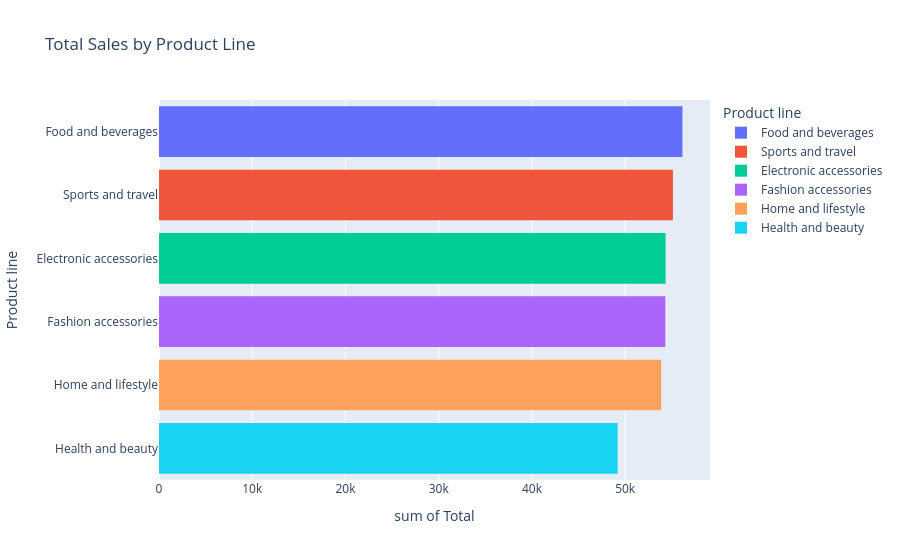

Notebook code cell kept with this figure:
### Markdown cell above
#### Which product lines generate the highest total sales?

### Code cell
Product_line = df.groupby('Product line')['Total'].sum().sort_values(ascending=False).reset_index()
px.histogram(data_frame=Product_line, x='Total', y='Product line', color='Product line', title='Total Sales by Product Line')

### Figure 1 — Plotly figure (JSON) as saved in the notebook; plotly's stock layout.template omitted (floating-point values rounded to 4 significant figures)
{"data": [{"bingroup": "y", "histfunc": "sum", "hovertemplate": "Product line=%{y}<br>sum of Total=%{x}<extra></extra>", "legendgroup": "Food and beverages", "marker": {"color": "#636efa", "pattern": {"shape": ""}}, "name": "Food and beverages", "orientation": "h", "showlegend": true, "type": "histogram", "x": [56140.0], "xaxis": "x", "y": ["Food and beverages"], "yaxis": "y"}, {"bingroup": "y", "histfunc": "sum", "hovertemplate": "Product line=%{y}<br>sum of Total=%{x}<extra></extra>", "legendgroup": "Sports and travel", "marker": {"color": "#EF553B", "pattern": {"shape": ""}}, "name": "Sports and travel", "orientation": "h", "showlegend": true, "type": "histogram", "x": [55120.0], "xaxis": "x", "y": ["Sports and travel"], "yaxis": "y"}, {"bingroup": "y", "histfunc": "sum", "hovertemplate": "Product line=%{y}<br>sum of Total=%{x}<extra></extra>", "legendgroup": "Electronic accessories", "marker": {"color": "#00cc96", "pattern": {"shape": ""}}, "name": "Electronic accessories", "orientation": "h", "showlegend": true, "type": "histogram", "x": [54340.0], "xaxis": "x", "y": ["Electronic accessories"], "yaxis": "y"}, {"bingroup": "y", "histfunc": "sum", "hovertemplate": "Product line=%{y}<br>sum of Total=%{x}<extra></extra>", "legendgroup": "Fashion accessories", "marker": {"color": "#ab63fa", "pattern": {"shape": ""}}, "name": "Fashion accessories", "orientation": "h", "showlegend": true, "type": "histogram", "x": [54310.0], "xaxis": "x", "y": ["Fashion accessories"], "yaxis": "y"}, {"bingroup": "y", "histfunc": "sum", "hovertemplate": "Product line=%{y}<br>sum of Total=%{x}<extra></extra>", "legendgroup": "Home and lifestyle", "marker": {"color": "#FFA15A", "pattern": {"shape": ""}}, "name": "Home and lifestyle", "orientation": "h", "showlegend": true, "type": "histogram", "x": [53860.0], "xaxis": "x", "y": ["Home and lifestyle"], "yaxis": "y"}, {"bingroup": "y", "histfunc": "sum", "hovertemplate": "Product line=%{y}<br>sum of Total=%{x}<extra></extra>", "legendgroup": "Health and beauty", "marker": {"color": "#19d3f3", "pattern": {"shape": ""}}, "name": "Health and beauty", "orientation": "h", "showlegend": true, "type": "histogram", "x": [49190.0], "xaxis": "x", "y": ["Health and beauty"], "yaxis": "y"}], "layout": {"barmode": "relative", "legend": {"title": {"text": "Product line"}, "tracegroupgap": 0}, "title": {"text": "Total Sales by Product Line"}, "xaxis": {"anchor": "y", "domain": [0, 1], "title": {"text": "sum of Total"}}, "yaxis": {"anchor": "x", "categoryarray": ["Health and beauty", "Home and lifestyle", "Fashion accessories", "Electronic accessories", "Sports and travel", "Food and beverages"], "categoryorder": "array", "domain": [0, 1], "title": {"text": "Product line"}}}}
